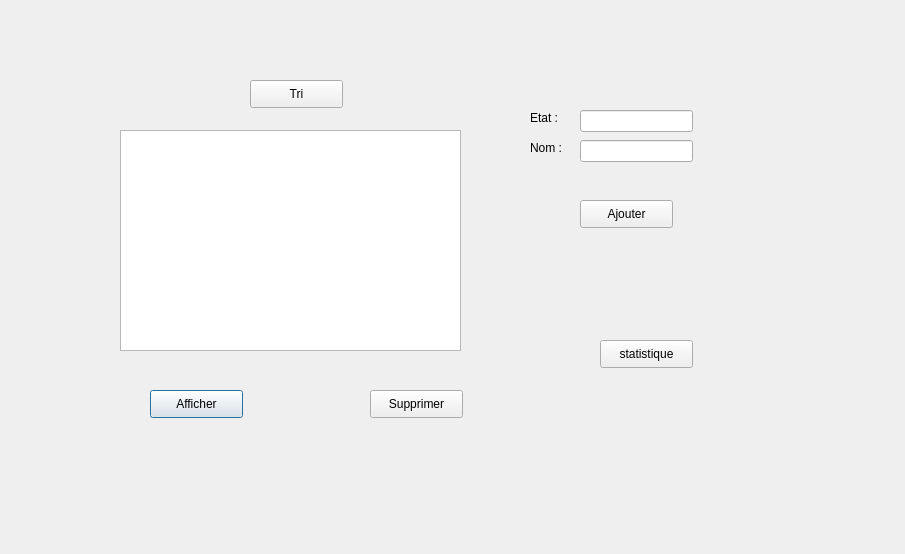
<?xml version="1.0" encoding="UTF-8"?>
<ui version="4.0">
 <class>ELECTOMENAGE</class>
 <widget class="QDialog" name="ELECTOMENAGE">
  <property name="geometry">
   <rect>
    <x>0</x>
    <y>0</y>
    <width>905</width>
    <height>554</height>
   </rect>
  </property>
  <property name="windowTitle">
   <string>Dialog</string>
  </property>
  <property name="styleSheet">
   <string notr="true">background-image: url(:/back/images.png);</string>
  </property>
  <widget class="QTableView" name="tableView_electro">
   <property name="geometry">
    <rect>
     <x>120</x>
     <y>130</y>
     <width>341</width>
     <height>221</height>
    </rect>
   </property>
  </widget>
  <widget class="QPushButton" name="pushButton_Afficher">
   <property name="geometry">
    <rect>
     <x>150</x>
     <y>390</y>
     <width>93</width>
     <height>28</height>
    </rect>
   </property>
   <property name="text">
    <string>Afficher</string>
   </property>
  </widget>
  <widget class="QPushButton" name="pushButton_TRI">
   <property name="geometry">
    <rect>
     <x>250</x>
     <y>80</y>
     <width>93</width>
     <height>28</height>
    </rect>
   </property>
   <property name="text">
    <string>Tri</string>
   </property>
  </widget>
  <widget class="QPushButton" name="pushButton">
   <property name="geometry">
    <rect>
     <x>370</x>
     <y>390</y>
     <width>93</width>
     <height>28</height>
    </rect>
   </property>
   <property name="text">
    <string>Supprimer</string>
   </property>
  </widget>
  <widget class="QLabel" name="label">
   <property name="geometry">
    <rect>
     <x>530</x>
     <y>110</y>
     <width>55</width>
     <height>16</height>
    </rect>
   </property>
   <property name="text">
    <string>Etat : </string>
   </property>
  </widget>
  <widget class="QLabel" name="label_2">
   <property name="geometry">
    <rect>
     <x>530</x>
     <y>140</y>
     <width>55</width>
     <height>16</height>
    </rect>
   </property>
   <property name="text">
    <string>Nom : </string>
   </property>
  </widget>
  <widget class="QLineEdit" name="lineEdit_etat">
   <property name="geometry">
    <rect>
     <x>580</x>
     <y>110</y>
     <width>113</width>
     <height>22</height>
    </rect>
   </property>
  </widget>
  <widget class="QLineEdit" name="lineEdit_nom">
   <property name="geometry">
    <rect>
     <x>580</x>
     <y>140</y>
     <width>113</width>
     <height>22</height>
    </rect>
   </property>
  </widget>
  <widget class="QPushButton" name="pushButton_Ajouter">
   <property name="geometry">
    <rect>
     <x>580</x>
     <y>200</y>
     <width>93</width>
     <height>28</height>
    </rect>
   </property>
   <property name="text">
    <string>Ajouter</string>
   </property>
  </widget>
  <widget class="QPushButton" name="pushButton_stat">
   <property name="geometry">
    <rect>
     <x>600</x>
     <y>340</y>
     <width>93</width>
     <height>28</height>
    </rect>
   </property>
   <property name="text">
    <string>statistique</string>
   </property>
  </widget>
 </widget>
 <resources/>
 <connections/>
</ui>
